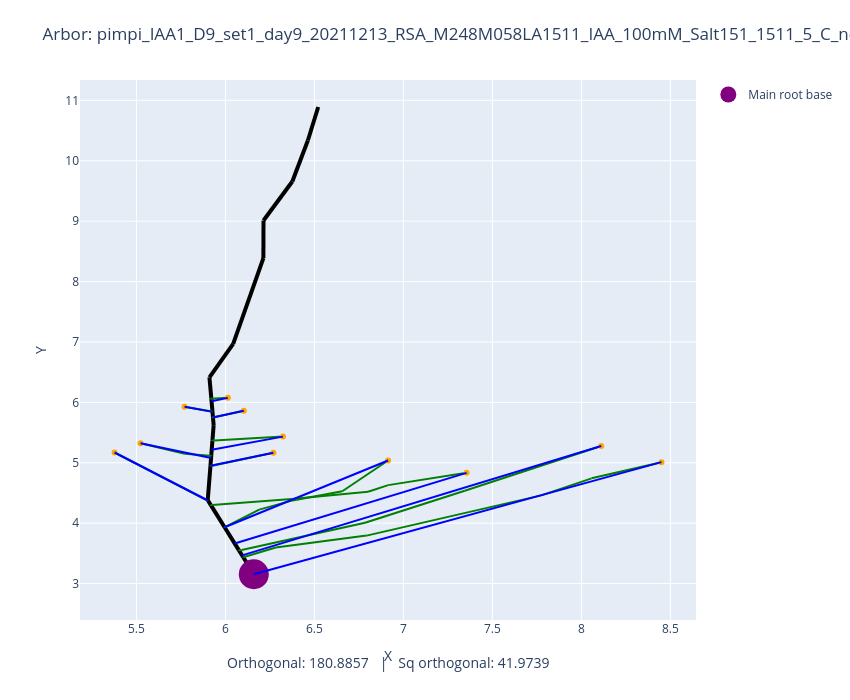

Source (notebook cell):
### Code cell
plot_arbors(fname, 0, 0.5)

### Figure 1 — Plotly figure (JSON) as saved in the notebook; plotly's stock layout.template omitted (floating-point values rounded to 4 significant figures)
{"data": [{"line": {"color": "black", "width": 4}, "mode": "lines", "showlegend": false, "type": "scatter", "x": [6.159, 6.1], "y": [3.154, 3.435]}, {"line": {"color": "black", "width": 4}, "mode": "lines", "showlegend": false, "type": "scatter", "x": [6.1, 6.075], "y": [3.435, 3.553]}, {"line": {"color": "black", "width": 4}, "mode": "lines", "showlegend": false, "type": "scatter", "x": [6.075, 5.995], "y": [3.553, 3.932]}, {"line": {"color": "black", "width": 4}, "mode": "lines", "showlegend": false, "type": "scatter", "x": [5.995, 5.918], "y": [3.932, 4.299]}, {"line": {"color": "black", "width": 4}, "mode": "lines", "showlegend": false, "type": "scatter", "x": [5.918, 5.902], "y": [4.299, 4.375]}, {"line": {"color": "black", "width": 4}, "mode": "lines", "showlegend": false, "type": "scatter", "x": [5.902, 5.901], "y": [4.375, 4.381]}, {"line": {"color": "black", "width": 4}, "mode": "lines", "showlegend": false, "type": "scatter", "x": [5.901, 5.916], "y": [4.381, 4.95]}, {"line": {"color": "black", "width": 4}, "mode": "lines", "showlegend": false, "type": "scatter", "x": [5.916, 5.92], "y": [4.95, 5.116]}, {"line": {"color": "black", "width": 4}, "mode": "lines", "showlegend": false, "type": "scatter", "x": [5.92, 5.927], "y": [5.116, 5.367]}, {"line": {"color": "black", "width": 4}, "mode": "lines", "showlegend": false, "type": "scatter", "x": [5.927, 5.934], "y": [5.367, 5.624]}, {"line": {"color": "black", "width": 4}, "mode": "lines", "showlegend": false, "type": "scatter", "x": [5.934, 5.93], "y": [5.624, 5.75]}, {"line": {"color": "black", "width": 4}, "mode": "lines", "showlegend": false, "type": "scatter", "x": [5.93, 5.927], "y": [5.75, 5.855]}, {"line": {"color": "black", "width": 4}, "mode": "lines", "showlegend": false, "type": "scatter", "x": [5.927, 5.921], "y": [5.855, 6.061]}, {"line": {"color": "black", "width": 4}, "mode": "lines", "showlegend": false, "type": "scatter", "x": [5.921, 5.91], "y": [6.061, 6.414]}, {"line": {"color": "black", "width": 4}, "mode": "lines", "showlegend": false, "type": "scatter", "x": [5.91, 6.044], "y": [6.414, 6.967]}, {"line": {"color": "black", "width": 4}, "mode": "lines", "showlegend": false, "type": "scatter", "x": [6.044, 6.213], "y": [6.967, 8.388]}, {"line": {"color": "black", "width": 4}, "mode": "lines", "showlegend": false, "type": "scatter", "x": [6.213, 6.214], "y": [8.388, 9.011]}, {"line": {"color": "black", "width": 4}, "mode": "lines", "showlegend": false, "type": "scatter", "x": [6.214, 6.376], "y": [9.011, 9.657]}, {"line": {"color": "black", "width": 4}, "mode": "lines", "showlegend": false, "type": "scatter", "x": [6.376, 6.463], "y": [9.657, 10.34]}, {"line": {"color": "black", "width": 4}, "mode": "lines", "showlegend": false, "type": "scatter", "x": [6.463, 6.521], "y": [10.34, 10.89]}, {"line": {"color": "green", "width": 2}, "mode": "lines", "showlegend": false, "type": "scatter", "x": [8.45, 8.057], "y": [5.01, 4.742]}, {"line": {"color": "green", "width": 2}, "mode": "lines", "showlegend": false, "type": "scatter", "x": [8.057, 7.775], "y": [4.742, 4.46]}, {"line": {"color": "green", "width": 2}, "mode": "lines", "showlegend": false, "type": "scatter", "x": [7.775, 6.793], "y": [4.46, 3.794]}, {"line": {"color": "green", "width": 2}, "mode": "lines", "showlegend": false, "type": "scatter", "x": [6.793, 6.283], "y": [3.794, 3.596]}, {"line": {"color": "green", "width": 2}, "mode": "lines", "showlegend": false, "type": "scatter", "x": [6.283, 6.1], "y": [3.596, 3.435]}, {"line": {"color": "green", "width": 2}, "mode": "lines", "showlegend": false, "type": "scatter", "x": [6.1, 6.1], "y": [3.435, 3.435]}, {"line": {"color": "green", "width": 2}, "mode": "lines", "showlegend": false, "type": "scatter", "x": [8.112, 7.345], "y": [5.278, 4.535]}, {"line": {"color": "green", "width": 2}, "mode": "lines", "showlegend": false, "type": "scatter", "x": [7.345, 6.785], "y": [4.535, 4.006]}, {"line": {"color": "green", "width": 2}, "mode": "lines", "showlegend": false, "type": "scatter", "x": [6.785, 6.091], "y": [4.006, 3.557]}, {"line": {"color": "green", "width": 2}, "mode": "lines", "showlegend": false, "type": "scatter", "x": [6.091, 6.075], "y": [3.557, 3.553]}, {"line": {"color": "green", "width": 2}, "mode": "lines", "showlegend": false, "type": "scatter", "x": [6.914, 6.657], "y": [5.038, 4.529]}, {"line": {"color": "green", "width": 2}, "mode": "lines", "showlegend": false, "type": "scatter", "x": [6.657, 6.378], "y": [4.529, 4.377]}, {"line": {"color": "green", "width": 2}, "mode": "lines", "showlegend": false, "type": "scatter", "x": [6.378, 6.19], "y": [4.377, 4.224]}, {"line": {"color": "green", "width": 2}, "mode": "lines", "showlegend": false, "type": "scatter", "x": [6.19, 5.994], "y": [4.224, 3.932]}, {"line": {"color": "green", "width": 2}, "mode": "lines", "showlegend": false, "type": "scatter", "x": [5.994, 5.995], "y": [3.932, 3.932]}, {"line": {"color": "green", "width": 2}, "mode": "lines", "showlegend": false, "type": "scatter", "x": [7.355, 6.915], "y": [4.833, 4.63]}, {"line": {"color": "green", "width": 2}, "mode": "lines", "showlegend": false, "type": "scatter", "x": [6.915, 6.801], "y": [4.63, 4.52]}, {"line": {"color": "green", "width": 2}, "mode": "lines", "showlegend": false, "type": "scatter", "x": [6.801, 6.373], "y": [4.52, 4.398]}, {"line": {"color": "green", "width": 2}, "mode": "lines", "showlegend": false, "type": "scatter", "x": [6.373, 5.925], "y": [4.398, 4.3]}, {"line": {"color": "green", "width": 2}, "mode": "lines", "showlegend": false, "type": "scatter", "x": [5.925, 5.918], "y": [4.3, 4.299]}, {"line": {"color": "green", "width": 2}, "mode": "lines", "showlegend": false, "type": "scatter", "x": [6.269, 5.927], "y": [5.167, 4.949]}, {"line": {"color": "green", "width": 2}, "mode": "lines", "showlegend": false, "type": "scatter", "x": [5.927, 5.916], "y": [4.949, 4.95]}, {"line": {"color": "green", "width": 2}, "mode": "lines", "showlegend": false, "type": "scatter", "x": [6.323, 5.937], "y": [5.433, 5.367]}, {"line": {"color": "green", "width": 2}, "mode": "lines", "showlegend": false, "type": "scatter", "x": [5.937, 5.927], "y": [5.367, 5.367]}, {"line": {"color": "green", "width": 2}, "mode": "lines", "showlegend": false, "type": "scatter", "x": [6.103, 5.928], "y": [5.861, 5.75]}, {"line": {"color": "green", "width": 2}, "mode": "lines", "showlegend": false, "type": "scatter", "x": [5.928, 5.93], "y": [5.75, 5.75]}, {"line": {"color": "green", "width": 2}, "mode": "lines", "showlegend": false, "type": "scatter", "x": [6.014, 5.917], "y": [6.074, 6.061]}, {"line": {"color": "green", "width": 2}, "mode": "lines", "showlegend": false, "type": "scatter", "x": [5.917, 5.921], "y": [6.061, 6.061]}, {"line": {"color": "green", "width": 2}, "mode": "lines", "showlegend": false, "type": "scatter", "x": [5.77, 5.918], "y": [5.927, 5.854]}, {"line": {"color": "green", "width": 2}, "mode": "lines", "showlegend": false, "type": "scatter", "x": [5.918, 5.927], "y": [5.854, 5.855]}, {"line": {"color": "green", "width": 2}, "mode": "lines", "showlegend": false, "type": "scatter", "x": [5.523, 5.771], "y": [5.323, 5.147]}, {"line": {"color": "green", "width": 2}, "mode": "lines", "showlegend": false, "type": "scatter", "x": [5.771, 5.913], "y": [5.147, 5.116]}, {"line": {"color": "green", "width": 2}, "mode": "lines", "showlegend": false, "type": "scatter", "x": [5.913, 5.92], "y": [5.116, 5.116]}, {"line": {"color": "green", "width": 2}, "mode": "lines", "showlegend": false, "type": "scatter", "x": [5.377, 5.899], "y": [5.17, 4.375]}, {"line": {"color": "green", "width": 2}, "mode": "lines", "showlegend": false, "type": "scatter", "x": [5.899, 5.902], "y": [4.375, 4.375]}, {"marker": {"color": "orange"}, "mode": "markers", "showlegend": false, "type": "scatter", "x": [8.45], "y": [5.01]}, {"marker": {"color": "orange"}, "mode": "markers", "showlegend": false, "type": "scatter", "x": [8.112], "y": [5.278]}, {"marker": {"color": "orange"}, "mode": "markers", "showlegend": false, "type": "scatter", "x": [6.914], "y": [5.038]}, {"marker": {"color": "orange"}, "mode": "markers", "showlegend": false, "type": "scatter", "x": [7.355], "y": [4.833]}, {"marker": {"color": "orange"}, "mode": "markers", "showlegend": false, "type": "scatter", "x": [6.269], "y": [5.167]}, {"marker": {"color": "orange"}, "mode": "markers", "showlegend": false, "type": "scatter", "x": [6.323], "y": [5.433]}, {"marker": {"color": "orange"}, "mode": "markers", "showlegend": false, "type": "scatter", "x": [6.103], "y": [5.861]}, {"marker": {"color": "orange"}, "mode": "markers", "showlegend": false, "type": "scatter", "x": [6.014], "y": [6.074]}, {"marker": {"color": "orange"}, "mode": "markers", "showlegend": false, "type": "scatter", "x": [5.77], "y": [5.927]}, {"marker": {"color": "orange"}, "mode": "markers", "showlegend": false, "type": "scatter", "x": [5.523], "y": [5.323]}, {"marker": {"color": "orange"}, "mode": "markers", "showlegend": false, "type": "scatter", "x": [5.377], "y": [5.17]}, {"marker": {"color": "purple", "size": 30}, "mode": "markers", "name": "Main root base", "type": "scatter", "x": [6.159], "y": [3.154]}, {"line": {"color": "blue"}, "mode": "lines", "showlegend": false, "type": "scatter", "x": [8.45, 6.159], "y": [5.01, 3.154]}, {"line": {"color": "blue"}, "mode": "lines", "showlegend": false, "type": "scatter", "x": [8.112, 6.094], "y": [5.278, 3.467]}, {"line": {"color": "blue"}, "mode": "lines", "showlegend": false, "type": "scatter", "x": [6.914, 5.995], "y": [5.038, 3.932]}, {"line": {"color": "blue"}, "mode": "lines", "showlegend": false, "type": "scatter", "x": [7.355, 6.052], "y": [4.833, 3.664]}, {"line": {"color": "blue"}, "mode": "lines", "showlegend": false, "type": "scatter", "x": [6.269, 5.916], "y": [5.167, 4.95]}, {"line": {"color": "blue"}, "mode": "lines", "showlegend": false, "type": "scatter", "x": [6.323, 5.923], "y": [5.433, 5.216]}, {"line": {"color": "blue"}, "mode": "lines", "showlegend": false, "type": "scatter", "x": [6.103, 5.93], "y": [5.861, 5.75]}, {"line": {"color": "blue"}, "mode": "lines", "showlegend": false, "type": "scatter", "x": [6.014, 5.922], "y": [6.074, 6.018]}, {"line": {"color": "blue"}, "mode": "lines", "showlegend": false, "type": "scatter", "x": [5.77, 5.927], "y": [5.927, 5.842]}, {"line": {"color": "blue"}, "mode": "lines", "showlegend": false, "type": "scatter", "x": [5.523, 5.919], "y": [5.323, 5.08]}, {"line": {"color": "blue"}, "mode": "lines", "showlegend": false, "type": "scatter", "x": [5.377, 5.902], "y": [5.17, 4.375]}], "layout": {"annotations": [{"font": {"size": 14}, "showarrow": false, "text": "Orthogonal: 180.8857   |   Sq orthogonal: 41.9739", "x": 0.5, "xref": "paper", "y": -0.1, "yref": "paper"}], "height": 700, "margin": {"b": 80, "t": 80}, "title": {"text": "Arbor: pimpi_IAA1_D9_set1_day9_20211213_RSA_M248M058LA1511_IAA_100mM_Salt151_1511_5_C_noiaa.csv   |   G=0, alpha=0.5"}, "width": 850, "xaxis": {"autorange": true, "range": [5.183, 8.644], "title": {"text": "X"}, "type": "linear"}, "yaxis": {"autorange": true, "range": [2.397, 11.34], "title": {"text": "Y"}, "type": "linear"}}}
